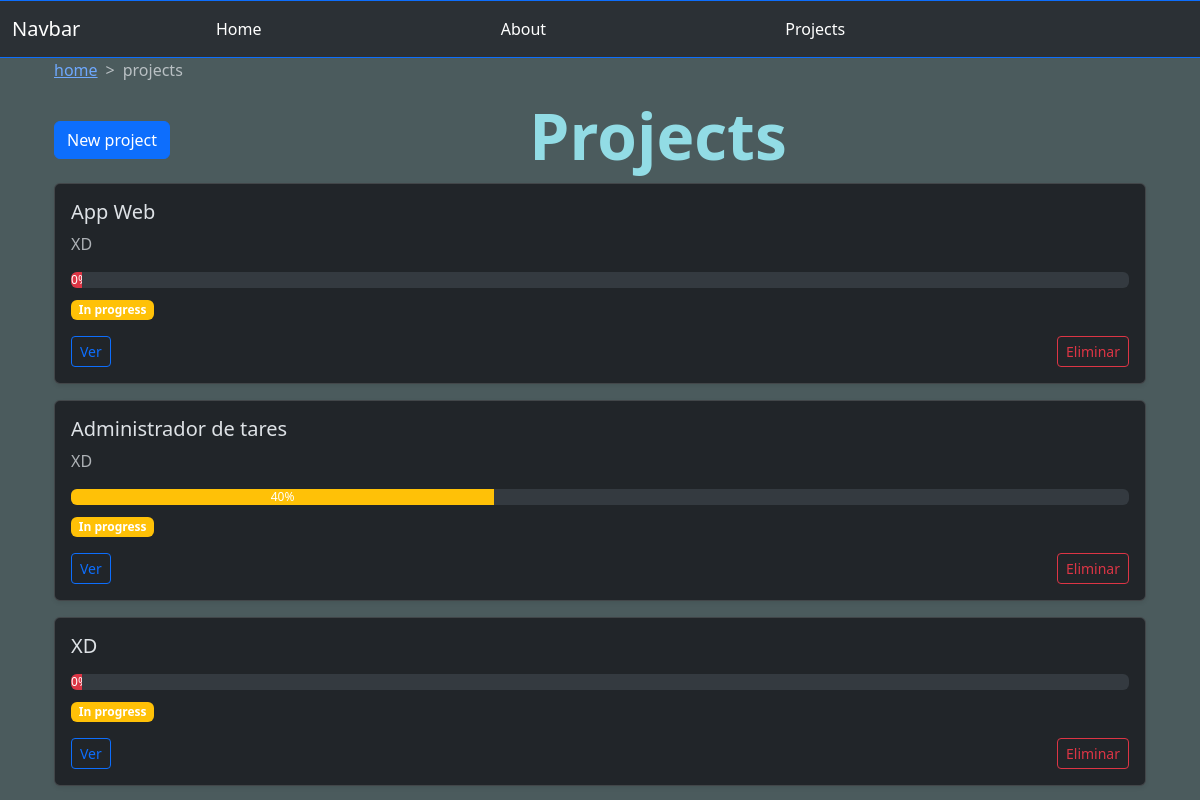
The page /projects/ on the database as committed earlier.
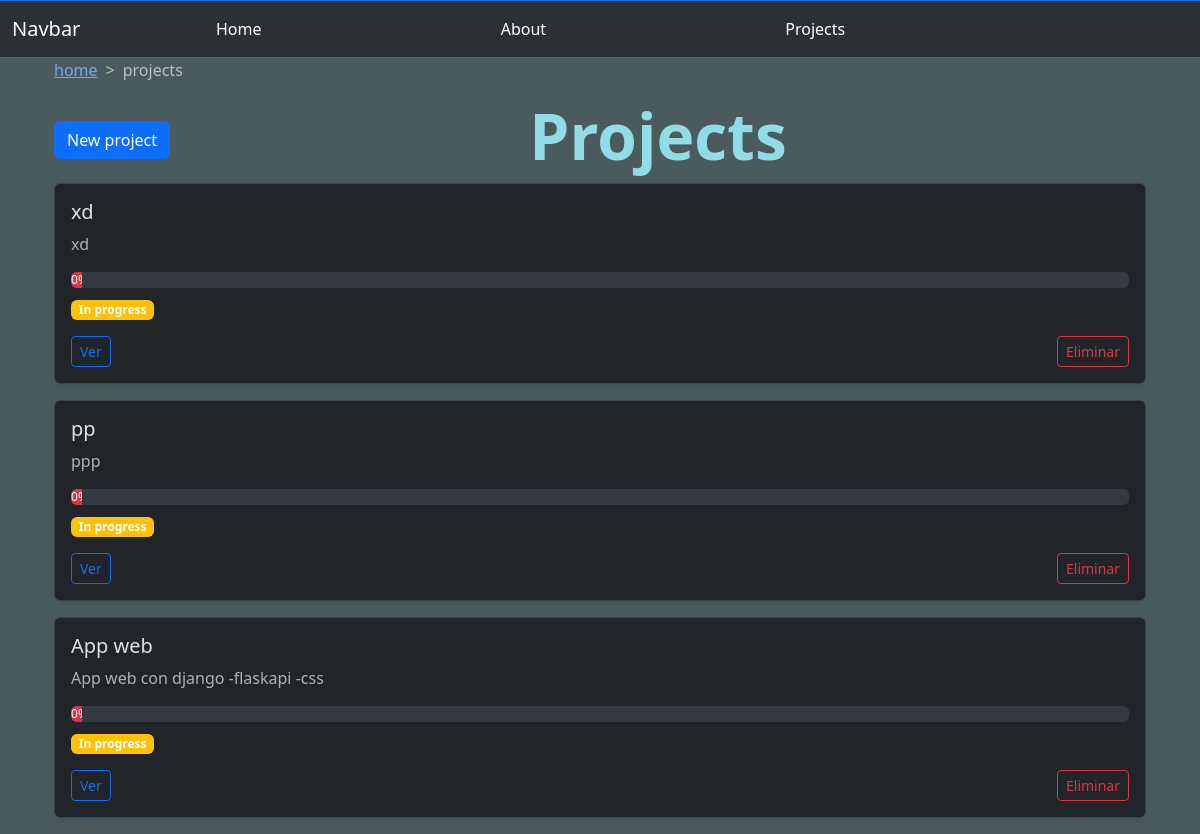
The same page on the database as committed later.
### myapp/models.py (models this page shows, shortened)
class Project(models.Model):
    name = models.CharField(max_length=200)
    description = models.TextField()
    @property
    def progress(self) -> int:
        total = self.tasks.all().count()
        completed_tasks = self.tasks.filter(done = True).count()
        if total:
            progress = (completed_tasks / total) * 100
        else:
            return 0
        return int(progress)

### myapp/views.py (the view, shortened to what this page needs)
# urls.py: path('projects/', views.projects, name = 'projects'),
def projects(request):
    breadcrumb = [("home", '/'),
                  ("projects", None),
                  ]
    projects = Project.objects.all()
    if request.method == "GET":
        return render(request, 'project/projects.html', {
            'projects' : projects,
            'projectForm' : CreateNewProject(),
            'breadcrumb': breadcrumb,
        })

### myapp/templates/project/projects.html (shortened to what this page needs)
{% extends 'layouts/base.html' %}
{% load widget_tweaks %}
{% block content %}
 <div class="container">
  <nav style="--bs-breadcrumb-divider: '>';" aria-label="breadcrumb">
    <ol class="breadcrumb">
    {% for name, url in breadcrumb %}
      {% if url %}
      <li class="breadcrumb-item">
        <a href="{{url}}">
          {{name}}
        </a>
      </li>
      {% else %}
      <li class="breadcrumb-item active current-breadcrumb" aria-current="page">
          {{name}}
      </li>
      {% endif %}
      {% endfor %}
    </ol>
  </nav>
<header class=" d-flex align-items-center">
  <button type="button" class="btn btn-primary" data-bs-toggle="modal" data-bs-target="#staticBackdrop">
  New project
  </button>
  <div class="mx-auto">
    <h1 class= "fw-bold display-3 text-center">Projects</h1>
  </div>
</header>
{% for project in projects %}
  <div class="card shadow-sm mb-3">
  <div class="card-body">
    <h5 class="card-title">{{project.name}}</h5>
    <p class="card-text text-muted">{{project.description}}</p>
   <div class="progress mb-2">
    <div
     class="progress-bar
    {% if project.progress < 30 %}
        bg-danger
      {% elif project.progress < 70 %}
         bg-warning
      {% else %}
        bg-success
        {% endif %}"
       style="width: {% if project.progress == 0 %} 1% {% else %}{{ project.progress }}%{% endif %};">
        {{ project.progress }}%
    </div>
   </div>
    <span class="badge bg-warning">In progress</span>
    <div class="mt-3 d-flex justify-content-between">
      <a class="btn btn-sm btn-outline-primary" href="/projects/{{project.id}}">Ver</a>
       <form method="POST" class="d-flex justify-content-end">
        <button class="btn btn-sm btn-outline-danger" name = "DELETE" value= {{project.id}} >Eliminar</button>
      </form>
    </div>
  </div>
</div>
{% endfor %}
</div>
{% endblock %}

### myapp/templates/layouts/base.html (shortened to what this page needs)
{% load static %}
<!DOCTYPE html>
<html lang="en" data-bs-theme="dark">
<head>
    <link href="https://cdn.jsdelivr.net/npm/bootstrap@5.3.8/dist/css/bootstrap.min.css" rel="stylesheet">
    <link rel = "stylesheet" href = "{% static 'styles/styles.css' %}">
</head>
<body>
    <nav class="navbar bg-body-tertiary navbar-expand-md navegation border-top border-bottom border-primary">
      <div class="container-fluid">
        <a class="navbar-brand" href="#">Navbar</a>
        <div class="collapse navbar-collapse" id="navbarNavDropdown">
          <ul class="navbar-nav d-flex justify-content-around w-100">
            <li class="nav-item">
              <a class="nav-link active" aria-current="page" href="/">
                Home
              </a>
            </li>
            <li class="nav-item">
              <a class="nav-link active" href="{% url 'about' %}">About</a>
            </li>
            <li class="nav-item">
              <a class="nav-link active" href="{% url 'projects' %}">Projects</a>
            </li>
          </ul>
        </div>
      </div>
    </nav>
</body>
</html>
<main class = "container">
    {% block content %}
    {% endblock %}
</main>

### myapp/static/styles/styles.css (style rules this page uses)
body { color:whitesmoke; background: #4b5b5d; }
h1 { color: #92DCE5; }

Rows that differ between the two databases and show on the page:
removed Project: name "App Web", description "XD", progress "0"
removed Project: name "Administrador de tares", description "XD", progress "40"
removed Project: name "XD", progress "0"
added Project: name "xd", description "xd", progress "0"
added Project: name "pp", description "ppp", progress "0"
added Project: name "App web", description "App web con django -flaskapi -css", progress "0"
